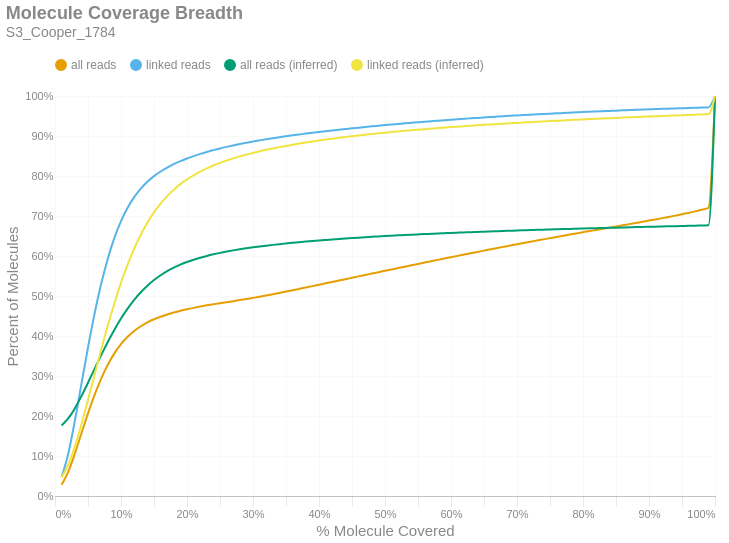

The code cell stored with this chart in its notebook:
### Markdown cell above
### Molecule Read Coverage
This chart shows molecule coverage breadth as computed by the number of bases aligned to that molecule. In other words, "*how much of each unique long molecule is actually sequenced/aligned?*" Keep in mind there is a distinction between sequences and alignments, since some sequences belonging to a particular molecule may not align well and wouldn't appear in the alignment data. This chart also shows molecule coverage breadth as computed by the *inferred fragment* from which the aligned sequences originate. Unlike read coverage, this calculation takes into account the total insert size, including unsequenced gaps between the forward and reverse reads. Like the previous figures, these are cumulative percents.

### Code cell
if SKIPLR:
    print_html(f"Skipped")
else:
    binned_df = consolidated_hist(valids['coverage_bp'], mask, 0.01, True)
    binned_df_inf = consolidated_hist(valids['coverage_inserts'], mask, 0.01, True)
    binned_df = binned_df.with_columns(pl.lit(binned_df_inf['all reads (cumsum)']).alias('all reads (inferred)'))
    binned_df = binned_df.with_columns(pl.lit(binned_df_inf['linked reads (cumsum)']).alias('linked reads (inferred)'))
    binned_df = binned_df.with_columns(
        (pl.col('bin').cast(pl.Float64) + 0.01).alias('right_edge')
    )

    with SafeRender(binned_df):
        (
            density_plot(binned_df, 'Molecule Coverage Breadth', samplename, 'molcov', ['all reads (inferred)','linked reads (inferred)'])
            .encode(
                #x=alt.X('bin:Q', title="% Molecule Covered").axis(format = '%').scale(padding=0),
                x=alt.X('right_edge:Q', title="% Molecule Covered").axis(format='%').scale(padding=0),
                y=alt.Y('value:Q', title='Percent of Molecules')
                    .axis(format='%')
                    .stack(False)
                    .scale(domainMin=0, padding=0),
                color=alt.Color("key:N").scale(domain = ["all reads", "linked reads", "all reads (inferred)", "linked reads (inferred)"]),
                tooltip = [
                    alt.Tooltip("key:N", title = "Data Type"),
                    alt.Tooltip("range_label:N", title="% Molecule Covered"),
                    alt.Tooltip("value:Q", format = ".2%", title="% Molecules")
                ]
            )
        ).display()

### Figure 1 — Vega-Lite specification as saved in the notebook (floating-point values rounded to 4 significant figures)
{"width": "container", "height": 400, "config": {"title": {"anchor": "start", "dy": -15, "fontSize": 18, "color": "#888888", "subtitleColor": "#888888", "subtitleFontSize": 14}, "arc": {"fill": "#0072B2"}, "axis": {"domainColor": "#888888", "domainWidth": 0.5, "gridWidth": 0.2, "grid": false, "titleFontWeight": 400, "titleFontSize": 15, "labelFontSize": 11, "labelColor": "#888888", "tickColor": "#888888", "tickWidth": 0.2, "titleColor": "#888888"}, "axisBand": {"grid": false}, "axisX": {"grid": true, "tickSize": 10, "domainCap": "round"}, "axisY": {"domain": false, "grid": true, "tickSize": 0, "domainCap": "round"}, "background": "transparent", "header": {"labelFontSize": 15, "labelColor": "#888888", "titleFontSize": 15, "titleFontWeight": 600, "titleColor": "#888888"}, "legend": {"labelFont": "sans-serif", "labelFontSize": 12, "labelColor": "#888888", "symbolSize": 100, "symbolType": "circle", "titleFontSize": 12, "titlePadding": 10, "titleColor": "#888888", "title": null, "orient": "top"}, "range": {"category": ["#E69F00", "#56B4E9", "#009E73", "#F0E442", "#0072B2", "#D55E00", "#CC79A7", "#000000"], "diverging": ["#cfe8f3", "#a2d4ec", "#73bfe2", "#46abdb", "#1696d2", "#12719e"]}, "area": {"fill": "#0072B2", "fillOpacity": 0.7, "line": true, "strokeOpacity": 0.7}, "line": {"color": "#0072B2", "stroke": "#0072B2", "strokeWidth": 2}, "trail": {"color": "#0072B2", "stroke": "#0072B2", "strokeWidth": 0, "size": 1}, "point": {"filled": true, "fillOpacity": 1.0, "size": 95}, "text": {"color": "#888888", "fontSize": 11, "align": "right", "fontWeight": 400, "size": 11}, "bar": {"fill": "#0072B2", "stroke": null}, "view": {"stroke": null, "continuousWidth": 660, "continuousHeight": 400}}, "data": {"name": "data-98b643c26333c3cdc74518d4c234049c"}, "mark": {"type": "line", "interpolate": "monotone", "point": {"opacity": 0, "size": 275}}, "encoding": {"color": {"field": "key", "scale": {"domain": ["all reads", "linked reads", "all reads (inferred)", "linked reads (inferred)"]}, "type": "nominal"}, "tooltip": [{"field": "key", "title": "Data Type", "type": "nominal"}, {"field": "range_label", "title": "% Molecule Covered", "type": "nominal"}, {"field": "value", "format": ".2%", "title": "% Molecules", "type": "quantitative"}], "x": {"axis": {"format": "%"}, "field": "right_edge", "scale": {"padding": 0}, "title": "% Molecule Covered", "type": "quantitative"}, "y": {"axis": {"format": "%"}, "field": "value", "scale": {"domainMin": 0, "padding": 0}, "stack": false, "title": "Percent of Molecules", "type": "quantitative"}}, "params": [{"name": "param_c36ac31b6afebe62", "select": {"type": "point", "fields": ["key"]}, "bind": "legend"}], "title": {"text": "Molecule Coverage Breadth", "subtitle": "S3_Cooper_1784"}, "transform": [{"fold": ["all reads (cumsum)", "linked reads (cumsum)", "all reads (inferred)", "linked reads (inferred)"]}, {"calculate": "replace(datum.key, ' (cumsum)', '')", "as": "key"}, {"filter": {"param": "param_c36ac31b6afebe62"}}], "usermeta": {"embedOptions": {"downloadFileName": "S3_Cooper_1784.molcov"}}, "$schema": "https://vega.github.io/schema/vega-lite/v6.1.0.json", "datasets": {"data-98b643c26333c3cdc74518d4c234049c": [{"bin": "0.0", "interval": "0.0-0.01", "all reads": 0.02823, "linked reads": 0.04739, "all reads (cumsum)": 0.02823, "linked reads (cumsum)": 0.04739, "range_label": "0.0-0.01", "all reads (inferred)": 0.1764, "linked reads (inferred)": 0.04669, "right_edge": 0.01}, {"bin": "0.01", "interval": "0.01-0.02", "all reads": 0.03209, "linked reads": 0.05778, "all reads (cumsum)": 0.06032, "linked reads (cumsum)": 0.1052, "range_label": "0.01-0.02", "all reads (inferred)": 0.1938, "linked reads (inferred)": 0.07772, "right_edge": 0.02}, {"bin": "0.02", "interval": "0.02-0.03", "all reads": 0.04519, "linked reads": 0.08206, "all reads (cumsum)": 0.1055, "linked reads (cumsum)": 0.1872, "range_label": "0.02-0.03", "all reads (inferred)": 0.219, "linked reads (inferred)": 0.1233, "right_edge": 0.03}, {"bin": "0.03", "interval": "0.03-0.04", "all reads": 0.05068, "linked reads": 0.09231, "all reads (cumsum)": 0.1562, "linked reads (cumsum)": 0.2795, "range_label": "0.03-0.04", "all reads (inferred)": 0.2496, "linked reads (inferred)": 0.1789, "right_edge": 0.04}, {"bin": "0.04", "interval": "0.04-0.05", "all reads": 0.05029, "linked reads": 0.09169, "all reads (cumsum)": 0.2065, "linked reads (cumsum)": 0.3712, "range_label": "0.04-0.05", "all reads (inferred)": 0.2831, "linked reads (inferred)": 0.24, "right_edge": 0.05}, {"bin": "0.05", "interval": "0.05-0.06", "all reads": 0.04641, "linked reads": 0.08466, "all reads (cumsum)": 0.2529, "linked reads (cumsum)": 0.4559, "range_label": "0.05-0.06", "all reads (inferred)": 0.3179, "linked reads (inferred)": 0.3034, "right_edge": 0.06}, {"bin": "0.06", "interval": "0.06-0.07", "all reads": 0.0408, "linked reads": 0.07448, "all reads (cumsum)": 0.2937, "linked reads (cumsum)": 0.5304, "range_label": "0.06-0.07", "all reads (inferred)": 0.3522, "linked reads (inferred)": 0.3661, "right_edge": 0.07}, {"bin": "0.07", "interval": "0.07-0.08", "all reads": 0.03454, "linked reads": 0.06299, "all reads (cumsum)": 0.3282, "linked reads (cumsum)": 0.5934, "range_label": "0.07-0.08", "all reads (inferred)": 0.385, "linked reads (inferred)": 0.426, "right_edge": 0.08}, {"bin": "0.08", "interval": "0.08-0.09", "all reads": 0.02842, "linked reads": 0.05182, "all reads (cumsum)": 0.3566, "linked reads (cumsum)": 0.6452, "range_label": "0.08-0.09", "all reads (inferred)": 0.4155, "linked reads (inferred)": 0.4818, "right_edge": 0.09}, {"bin": "0.09", "interval": "0.09-0.1", "all reads": 0.02303, "linked reads": 0.04193, "all reads (cumsum)": 0.3797, "linked reads (cumsum)": 0.6871, "range_label": "0.09-0.1", "all reads (inferred)": 0.4436, "linked reads (inferred)": 0.533, "right_edge": 0.1}, {"bin": "0.1", "interval": "0.1-0.11", "all reads": 0.0183, "linked reads": 0.03327, "all reads (cumsum)": 0.398, "linked reads (cumsum)": 0.7204, "range_label": "0.1-0.11", "all reads (inferred)": 0.4684, "linked reads (inferred)": 0.5784, "right_edge": 0.11}, {"bin": "0.11", "interval": "0.11-0.12", "all reads": 0.0147, "linked reads": 0.02669, "all reads (cumsum)": 0.4127, "linked reads (cumsum)": 0.7471, "range_label": "0.11-0.12", "all reads (inferred)": 0.4903, "linked reads (inferred)": 0.6184, "right_edge": 0.12}, {"bin": "0.12", "interval": "0.12-0.13", "all reads": 0.01174, "linked reads": 0.02123, "all reads (cumsum)": 0.4244, "linked reads (cumsum)": 0.7683, "range_label": "0.12-0.13", "all reads (inferred)": 0.5094, "linked reads (inferred)": 0.6533, "right_edge": 0.13}, {"bin": "0.13", "interval": "0.13-0.14", "all reads": 0.009505, "linked reads": 0.01719, "all reads (cumsum)": 0.4339, "linked reads (cumsum)": 0.7855, "range_label": "0.13-0.14", "all reads (inferred)": 0.5259, "linked reads (inferred)": 0.6834, "right_edge": 0.14}, {"bin": "0.14", "interval": "0.14-0.15", "all reads": 0.007852, "linked reads": 0.01414, "all reads (cumsum)": 0.4418, "linked reads (cumsum)": 0.7996, "range_label": "0.14-0.15", "all reads (inferred)": 0.5399, "linked reads (inferred)": 0.7091, "right_edge": 0.15}, {"bin": "0.15", "interval": "0.15-0.16", "all reads": 0.006451, "linked reads": 0.01155, "all reads (cumsum)": 0.4482, "linked reads (cumsum)": 0.8112, "range_label": "0.15-0.16", "all reads (inferred)": 0.552, "linked reads (inferred)": 0.7311, "right_edge": 0.16}, {"bin": "0.16", "interval": "0.16-0.17", "all reads": 0.00555, "linked reads": 0.009857, "all reads (cumsum)": 0.4538, "linked reads (cumsum)": 0.8211, "range_label": "0.16-0.17", "all reads (inferred)": 0.5623, "linked reads (inferred)": 0.7498, "right_edge": 0.17}, {"bin": "0.17", "interval": "0.17-0.18", "all reads": 0.004833, "linked reads": 0.008522, "all reads (cumsum)": 0.4586, "linked reads (cumsum)": 0.8296, "range_label": "0.17-0.18", "all reads (inferred)": 0.5711, "linked reads (inferred)": 0.7659, "right_edge": 0.18}, {"bin": "0.18", "interval": "0.18-0.19", "all reads": 0.004313, "linked reads": 0.007498, "all reads (cumsum)": 0.4629, "linked reads (cumsum)": 0.8371, "range_label": "0.18-0.19", "all reads (inferred)": 0.5786, "linked reads (inferred)": 0.7796, "right_edge": 0.19}, {"bin": "0.19", "interval": "0.19-0.2", "all reads": 0.003885, "linked reads": 0.00666, "all reads (cumsum)": 0.4668, "linked reads (cumsum)": 0.8437, "range_label": "0.19-0.2", "all reads (inferred)": 0.5851, "linked reads (inferred)": 0.7914, "right_edge": 0.2}, {"bin": "0.2", "interval": "0.2-0.21", "all reads": 0.003539, "linked reads": 0.00603, "all reads (cumsum)": 0.4703, "linked reads (cumsum)": 0.8498, "range_label": "0.2-0.21", "all reads (inferred)": 0.5907, "linked reads (inferred)": 0.8016, "right_edge": 0.21}, {"bin": "0.21", "interval": "0.21-0.22", "all reads": 0.003252, "linked reads": 0.005441, "all reads (cumsum)": 0.4736, "linked reads (cumsum)": 0.8552, "range_label": "0.21-0.22", "all reads (inferred)": 0.5957, "linked reads (inferred)": 0.8108, "right_edge": 0.22}, {"bin": "0.22", "interval": "0.22-0.23", "all reads": 0.003041, "linked reads": 0.004998, "all reads (cumsum)": 0.4766, "linked reads (cumsum)": 0.8602, "range_label": "0.22-0.23", "all reads (inferred)": 0.6002, "linked reads (inferred)": 0.8189, "right_edge": 0.23}, {"bin": "0.23", "interval": "0.23-0.24", "all reads": 0.002775, "linked reads": 0.004488, "all reads (cumsum)": 0.4794, "linked reads (cumsum)": 0.8647, "range_label": "0.23-0.24", "all reads (inferred)": 0.6042, "linked reads (inferred)": 0.8262, "right_edge": 0.24}, {"bin": "0.24", "interval": "0.24-0.25", "all reads": 0.002699, "linked reads": 0.004278, "all reads (cumsum)": 0.4821, "linked reads (cumsum)": 0.869, "range_label": "0.24-0.25", "all reads (inferred)": 0.6078, "linked reads (inferred)": 0.8328, "right_edge": 0.25}, {"bin": "0.25", "interval": "0.25-0.26", "all reads": 0.002515, "linked reads": 0.003871, "all reads (cumsum)": 0.4846, "linked reads (cumsum)": 0.8728, "range_label": "0.25-0.26", "all reads (inferred)": 0.6111, "linked reads (inferred)": 0.8386, "right_edge": 0.26}, {"bin": "0.26", "interval": "0.26-0.27", "all reads": 0.00253, "linked reads": 0.003631, "all reads (cumsum)": 0.4872, "linked reads (cumsum)": 0.8765, "range_label": "0.26-0.27", "all reads (inferred)": 0.6141, "linked reads (inferred)": 0.844, "right_edge": 0.27}, {"bin": "0.27", "interval": "0.27-0.28", "all reads": 0.002601, "linked reads": 0.003412, "all reads (cumsum)": 0.4898, "linked reads (cumsum)": 0.8799, "range_label": "0.27-0.28", "all reads (inferred)": 0.6168, "linked reads (inferred)": 0.8491, "right_edge": 0.28}, {"bin": "0.28", "interval": "0.28-0.29", "all reads": 0.002701, "linked reads": 0.003226, "all reads (cumsum)": 0.4925, "linked reads (cumsum)": 0.8831, "range_label": "0.28-0.29", "all reads (inferred)": 0.6193, "linked reads (inferred)": 0.8535, "right_edge": 0.29}, {"bin": "0.29", "interval": "0.29-0.3", "all reads": 0.002864, "linked reads": 0.003108, "all reads (cumsum)": 0.4953, "linked reads (cumsum)": 0.8862, "range_label": "0.29-0.3", "all reads (inferred)": 0.6216, "linked reads (inferred)": 0.8577, "right_edge": 0.3}, {"bin": "0.3", "interval": "0.3-0.31", "all reads": 0.002935, "linked reads": 0.002847, "all reads (cumsum)": 0.4983, "linked reads (cumsum)": 0.8891, "range_label": "0.3-0.31", "all reads (inferred)": 0.6238, "linked reads (inferred)": 0.8616, "right_edge": 0.31}, {"bin": "0.31", "interval": "0.31-0.32", "all reads": 0.003058, "linked reads": 0.002751, "all reads (cumsum)": 0.5013, "linked reads (cumsum)": 0.8918, "range_label": "0.31-0.32", "all reads (inferred)": 0.6259, "linked reads (inferred)": 0.8654, "right_edge": 0.32}, {"bin": "0.32", "interval": "0.32-0.33", "all reads": 0.003122, "linked reads": 0.002601, "all reads (cumsum)": 0.5044, "linked reads (cumsum)": 0.8944, "range_label": "0.32-0.33", "all reads (inferred)": 0.6278, "linked reads (inferred)": 0.8689, "right_edge": 0.33}, {"bin": "0.33", "interval": "0.33-0.34", "all reads": 0.003243, "linked reads": 0.002526, "all reads (cumsum)": 0.5077, "linked reads (cumsum)": 0.8969, "range_label": "0.33-0.34", "all reads (inferred)": 0.6297, "linked reads (inferred)": 0.8722, "right_edge": 0.34}, {"bin": "0.34", "interval": "0.34-0.35", "all reads": 0.003357, "linked reads": 0.002468, "all reads (cumsum)": 0.511, "linked reads (cumsum)": 0.8994, "range_label": "0.34-0.35", "all reads (inferred)": 0.6313, "linked reads (inferred)": 0.8752, "right_edge": 0.35}, {"bin": "0.35", "interval": "0.35-0.36", "all reads": 0.003344, "linked reads": 0.002314, "all reads (cumsum)": 0.5144, "linked reads (cumsum)": 0.9017, "range_label": "0.35-0.36", "all reads (inferred)": 0.633, "linked reads (inferred)": 0.8782, "right_edge": 0.36}, {"bin": "0.36", "interval": "0.36-0.37", "all reads": 0.003369, "linked reads": 0.002168, "all reads (cumsum)": 0.5177, "linked reads (cumsum)": 0.9039, "range_label": "0.36-0.37", "all reads (inferred)": 0.6346, "linked reads (inferred)": 0.881, "right_edge": 0.37}, {"bin": "0.37", "interval": "0.37-0.38", "all reads": 0.003404, "linked reads": 0.002095, "all reads (cumsum)": 0.5212, "linked reads (cumsum)": 0.906, "range_label": "0.37-0.38", "all reads (inferred)": 0.636, "linked reads (inferred)": 0.8837, "right_edge": 0.38}, {"bin": "0.38", "interval": "0.38-0.39", "all reads": 0.003481, "linked reads": 0.002096, "all reads (cumsum)": 0.5246, "linked reads (cumsum)": 0.9081, "range_label": "0.38-0.39", "all reads (inferred)": 0.6374, "linked reads (inferred)": 0.8862, "right_edge": 0.39}, {"bin": "0.39", "interval": "0.39-0.4", "all reads": 0.003553, "linked reads": 0.002022, "all reads (cumsum)": 0.5282, "linked reads (cumsum)": 0.9101, "range_label": "0.39-0.4", "all reads (inferred)": 0.6388, "linked reads (inferred)": 0.8887, "right_edge": 0.4}, {"bin": "0.4", "interval": "0.4-0.41", "all reads": 0.003445, "linked reads": 0.001906, "all reads (cumsum)": 0.5316, "linked reads (cumsum)": 0.912, "range_label": "0.4-0.41", "all reads (inferred)": 0.6401, "linked reads (inferred)": 0.891, "right_edge": 0.41}, {"bin": "0.41", "interval": "0.41-0.42", "all reads": 0.003479, "linked reads": 0.001861, "all reads (cumsum)": 0.5351, "linked reads (cumsum)": 0.9139, "range_label": "0.41-0.42", "all reads (inferred)": 0.6414, "linked reads (inferred)": 0.8933, "right_edge": 0.42}, {"bin": "0.42", "interval": "0.42-0.43", "all reads": 0.003465, "linked reads": 0.001795, "all reads (cumsum)": 0.5386, "linked reads (cumsum)": 0.9157, "range_label": "0.42-0.43", "all reads (inferred)": 0.6426, "linked reads (inferred)": 0.8955, "right_edge": 0.43}, {"bin": "0.43", "interval": "0.43-0.44", "all reads": 0.003426, "linked reads": 0.001747, "all reads (cumsum)": 0.542, "linked reads (cumsum)": 0.9174, "range_label": "0.43-0.44", "all reads (inferred)": 0.6438, "linked reads (inferred)": 0.8975, "right_edge": 0.44}, {"bin": "0.44", "interval": "0.44-0.45", "all reads": 0.003521, "linked reads": 0.001726, "all reads (cumsum)": 0.5455, "linked reads (cumsum)": 0.9191, "range_label": "0.44-0.45", "all reads (inferred)": 0.6449, "linked reads (inferred)": 0.8995, "right_edge": 0.45}, {"bin": "0.45", "interval": "0.45-0.46", "all reads": 0.003497, "linked reads": 0.001657, "all reads (cumsum)": 0.549, "linked reads (cumsum)": 0.9208, "range_label": "0.45-0.46", "all reads (inferred)": 0.6459, "linked reads (inferred)": 0.9014, "right_edge": 0.46}, {"bin": "0.46", "interval": "0.46-0.47", "all reads": 0.003463, "linked reads": 0.001669, "all reads (cumsum)": 0.5525, "linked reads (cumsum)": 0.9225, "range_label": "0.46-0.47", "all reads (inferred)": 0.6469, "linked reads (inferred)": 0.9032, "right_edge": 0.47}, {"bin": "0.47", "interval": "0.47-0.48", "all reads": 0.003532, "linked reads": 0.001608, "all reads (cumsum)": 0.556, "linked reads (cumsum)": 0.9241, "range_label": "0.47-0.48", "all reads (inferred)": 0.6479, "linked reads (inferred)": 0.905, "right_edge": 0.48}, {"bin": "0.48", "interval": "0.48-0.49", "all reads": 0.003409, "linked reads": 0.001574, "all reads (cumsum)": 0.5594, "linked reads (cumsum)": 0.9257, "range_label": "0.48-0.49", "all reads (inferred)": 0.6489, "linked reads (inferred)": 0.9066, "right_edge": 0.49}, {"bin": "0.49", "interval": "0.49-0.5", "all reads": 0.003717, "linked reads": 0.001574, "all reads (cumsum)": 0.5631, "linked reads (cumsum)": 0.9272, "range_label": "0.49-0.5", "all reads (inferred)": 0.6498, "linked reads (inferred)": 0.9083, "right_edge": 0.5}, {"bin": "0.5", "interval": "0.5-0.51", "all reads": 0.003223, "linked reads": 0.001452, "all reads (cumsum)": 0.5664, "linked reads (cumsum)": 0.9287, "range_label": "0.5-0.51", "all reads (inferred)": 0.6507, "linked reads (inferred)": 0.9099, "right_edge": 0.51}, {"bin": "0.51", "interval": "0.51-0.52", "all reads": 0.00355, "linked reads": 0.001464, "all reads (cumsum)": 0.5699, "linked reads (cumsum)": 0.9301, "range_label": "0.51-0.52", "all reads (inferred)": 0.6516, "linked reads (inferred)": 0.9114, "right_edge": 0.52}, {"bin": "0.52", "interval": "0.52-0.53", "all reads": 0.003397, "linked reads": 0.001439, "all reads (cumsum)": 0.5733, "linked reads (cumsum)": 0.9316, "range_label": "0.52-0.53", "all reads (inferred)": 0.6524, "linked reads (inferred)": 0.913, "right_edge": 0.53}, {"bin": "0.53", "interval": "0.53-0.54", "all reads": 0.003448, "linked reads": 0.001385, "all reads (cumsum)": 0.5768, "linked reads (cumsum)": 0.933, "range_label": "0.53-0.54", "all reads (inferred)": 0.6532, "linked reads (inferred)": 0.9144, "right_edge": 0.54}, {"bin": "0.54", "interval": "0.54-0.55", "all reads": 0.003406, "linked reads": 0.001374, "all reads (cumsum)": 0.5802, "linked reads (cumsum)": 0.9343, "range_label": "0.54-0.55", "all reads (inferred)": 0.654, "linked reads (inferred)": 0.9158, "right_edge": 0.55}, {"bin": "0.55", "interval": "0.55-0.56", "all reads": 0.003489, "linked reads": 0.00136, "all reads (cumsum)": 0.5837, "linked reads (cumsum)": 0.9357, "range_label": "0.55-0.56", "all reads (inferred)": 0.6548, "linked reads (inferred)": 0.9172, "right_edge": 0.56}, {"bin": "0.56", "interval": "0.56-0.57", "all reads": 0.003433, "linked reads": 0.001319, "all reads (cumsum)": 0.5871, "linked reads (cumsum)": 0.937, "range_label": "0.56-0.57", "all reads (inferred)": 0.6555, "linked reads (inferred)": 0.9184, "right_edge": 0.57}, {"bin": "0.57", "interval": "0.57-0.58", "all reads": 0.003264, "linked reads": 0.001236, "all reads (cumsum)": 0.5904, "linked reads (cumsum)": 0.9383, "range_label": "0.57-0.58", "all reads (inferred)": 0.6563, "linked reads (inferred)": 0.9197, "right_edge": 0.58}, {"bin": "0.58", "interval": "0.58-0.59", "all reads": 0.003397, "linked reads": 0.001219, "all reads (cumsum)": 0.5937, "linked reads (cumsum)": 0.9395, "range_label": "0.58-0.59", "all reads (inferred)": 0.657, "linked reads (inferred)": 0.921, "right_edge": 0.59}, {"bin": "0.59", "interval": "0.59-0.6", "all reads": 0.00338, "linked reads": 0.001195, "all reads (cumsum)": 0.5971, "linked reads (cumsum)": 0.9407, "range_label": "0.59-0.6", "all reads (inferred)": 0.6577, "linked reads (inferred)": 0.9222, "right_edge": 0.6}, {"bin": "0.6", "interval": "0.6-0.61", "all reads": 0.003205, "linked reads": 0.00117, "all reads (cumsum)": 0.6003, "linked reads (cumsum)": 0.9418, "range_label": "0.6-0.61", "all reads (inferred)": 0.6584, "linked reads (inferred)": 0.9234, "right_edge": 0.61}, {"bin": "0.61", "interval": "0.61-0.62", "all reads": 0.003327, "linked reads": 0.001139, "all reads (cumsum)": 0.6037, "linked reads (cumsum)": 0.943, "range_label": "0.61-0.62", "all reads (inferred)": 0.659, "linked reads (inferred)": 0.9246, "right_edge": 0.62}, {"bin": "0.62", "interval": "0.62-0.63", "all reads": 0.0033, "linked reads": 0.001153, "all reads (cumsum)": 0.607, "linked reads (cumsum)": 0.9441, "range_label": "0.62-0.63", "all reads (inferred)": 0.6597, "linked reads (inferred)": 0.9257, "right_edge": 0.63}, {"bin": "0.63", "interval": "0.63-0.64", "all reads": 0.00326, "linked reads": 0.001099, "all reads (cumsum)": 0.6102, "linked reads (cumsum)": 0.9452, "range_label": "0.63-0.64", "all reads (inferred)": 0.6603, "linked reads (inferred)": 0.9268, "right_edge": 0.64}, {"bin": "0.64", "interval": "0.64-0.65", "all reads": 0.003229, "linked reads": 0.001108, "all reads (cumsum)": 0.6135, "linked reads (cumsum)": 0.9463, "range_label": "0.64-0.65", "all reads (inferred)": 0.6609, "linked reads (inferred)": 0.9279, "right_edge": 0.65}, {"bin": "0.65", "interval": "0.65-0.66", "all reads": 0.003317, "linked reads": 0.0011, "all reads (cumsum)": 0.6168, "linked reads (cumsum)": 0.9474, "range_label": "0.65-0.66", "all reads (inferred)": 0.6615, "linked reads (inferred)": 0.9289, "right_edge": 0.66}, {"bin": "0.66", "interval": "0.66-0.67", "all reads": 0.00316, "linked reads": 0.001041, "all reads (cumsum)": 0.6199, "linked reads (cumsum)": 0.9485, "range_label": "0.66-0.67", "all reads (inferred)": 0.6621, "linked reads (inferred)": 0.9299, "right_edge": 0.67}, {"bin": "0.67", "interval": "0.67-0.68", "all reads": 0.003145, "linked reads": 0.001022, "all reads (cumsum)": 0.6231, "linked reads (cumsum)": 0.9495, "range_label": "0.67-0.68", "all reads (inferred)": 0.6626, "linked reads (inferred)": 0.9309, "right_edge": 0.68}, {"bin": "0.68", "interval": "0.68-0.69", "all reads": 0.00314, "linked reads": 0.001002, "all reads (cumsum)": 0.6262, "linked reads (cumsum)": 0.9505, "range_label": "0.68-0.69", "all reads (inferred)": 0.6632, "linked reads (inferred)": 0.9318, "right_edge": 0.69}, {"bin": "0.69", "interval": "0.69-0.7", "all reads": 0.003142, "linked reads": 0.0009276, "all reads (cumsum)": 0.6294, "linked reads (cumsum)": 0.9514, "range_label": "0.69-0.7", "all reads (inferred)": 0.6637, "linked reads (inferred)": 0.9328, "right_edge": 0.7}, {"bin": "0.7", "interval": "0.7-0.71", "all reads": 0.003026, "linked reads": 0.0009444, "all reads (cumsum)": 0.6324, "linked reads (cumsum)": 0.9524, "range_label": "0.7-0.71", "all reads (inferred)": 0.6643, "linked reads (inferred)": 0.9337, "right_edge": 0.71}, {"bin": "0.71", "interval": "0.71-0.72", "all reads": 0.003054, "linked reads": 0.0009109, "all reads (cumsum)": 0.6354, "linked reads (cumsum)": 0.9533, "range_label": "0.71-0.72", "all reads (inferred)": 0.6648, "linked reads (inferred)": 0.9346, "right_edge": 0.72}, {"bin": "0.72", "interval": "0.72-0.73", "all reads": 0.003078, "linked reads": 0.0008879, "all reads (cumsum)": 0.6385, "linked reads (cumsum)": 0.9542, "range_label": "0.72-0.73", "all reads (inferred)": 0.6653, "linked reads (inferred)": 0.9356, "right_edge": 0.73}, {"bin": "0.73", "interval": "0.73-0.74", "all reads": 0.003068, "linked reads": 0.0009009, "all reads (cumsum)": 0.6416, "linked reads (cumsum)": 0.9551, "range_label": "0.73-0.74", "all reads (inferred)": 0.6658, "linked reads (inferred)": 0.9364, "right_edge": 0.74}, {"bin": "0.74", "interval": "0.74-0.75", "all reads": 0.003111, "linked reads": 0.0008413, "all reads (cumsum)": 0.6447, "linked reads (cumsum)": 0.9559, "range_label": "0.74-0.75", "all reads (inferred)": 0.6663, "linked reads (inferred)": 0.9373, "right_edge": 0.75}, {"bin": "0.75", "interval": "0.75-0.76", "all reads": 0.002896, "linked reads": 0.0007712, "all reads (cumsum)": 0.6476, "linked reads (cumsum)": 0.9567, "range_label": "0.75-0.76", "all reads (inferred)": 0.6668, "linked reads (inferred)": 0.9382, "right_edge": 0.76}, {"bin": "0.76", "interval": "0.76-0.77", "all reads": 0.00294, "linked reads": 0.0008332, "all reads (cumsum)": 0.6505, "linked reads (cumsum)": 0.9575, "range_label": "0.76-0.77", "all reads (inferred)": 0.6673, "linked reads (inferred)": 0.939, "right_edge": 0.77}, {"bin": "0.77", "interval": "0.77-0.78", "all reads": 0.002986, "linked reads": 0.0007923, "all reads (cumsum)": 0.6535, "linked reads (cumsum)": 0.9583, "range_label": "0.77-0.78", "all reads (inferred)": 0.6678, "linked reads (inferred)": 0.9398, "right_edge": 0.78}, {"bin": "0.78", "interval": "0.78-0.79", "all reads": 0.002915, "linked reads": 0.0007854, "all reads (cumsum)": 0.6564, "linked reads (cumsum)": 0.9591, "range_label": "0.78-0.79", "all reads (inferred)": 0.6683, "linked reads (inferred)": 0.9406, "right_edge": 0.79}, {"bin": "0.79", "interval": "0.79-0.8", "all reads": 0.003067, "linked reads": 0.0008003, "all reads (cumsum)": 0.6595, "linked reads (cumsum)": 0.9599, "range_label": "0.79-0.8", "all reads (inferred)": 0.6687, "linked reads (inferred)": 0.9414, "right_edge": 0.8}, {"bin": "0.8", "interval": "0.8-0.81", "all reads": 0.002746, "linked reads": 0.0007053, "all reads (cumsum)": 0.6622, "linked reads (cumsum)": 0.9606, "range_label": "0.8-0.81", "all reads (inferred)": 0.6692, "linked reads (inferred)": 0.9422, "right_edge": 0.81}, {"bin": "0.81", "interval": "0.81-0.82", "all reads": 0.002888, "linked reads": 0.0007389, "all reads (cumsum)": 0.6651, "linked reads (cumsum)": 0.9613, "range_label": "0.81-0.82", "all reads (inferred)": 0.6696, "linked reads (inferred)": 0.943, "right_edge": 0.82}, {"bin": "0.82", "interval": "0.82-0.83", "all reads": 0.002866, "linked reads": 0.0006929, "all reads (cumsum)": 0.668, "linked reads (cumsum)": 0.962, "range_label": "0.82-0.83", "all reads (inferred)": 0.6701, "linked reads (inferred)": 0.9437, "right_edge": 0.83}, {"bin": "0.83", "interval": "0.83-0.84", "all reads": 0.002915, "linked reads": 0.000714, "all reads (cumsum)": 0.6709, "linked reads (cumsum)": 0.9627, "range_label": "0.83-0.84", "all reads (inferred)": 0.6705, "linked reads (inferred)": 0.9445, "right_edge": 0.84}, {"bin": "0.84", "interval": "0.84-0.85", "all reads": 0.002878, "linked reads": 0.0006793, "all reads (cumsum)": 0.6738, "linked reads (cumsum)": 0.9634, "range_label": "0.84-0.85", "all reads (inferred)": 0.6709, "linked reads (inferred)": 0.9452, "right_edge": 0.85}, {"bin": "0.85", "interval": "0.85-0.86", "all reads": 0.003006, "linked reads": 0.0007221, "all reads (cumsum)": 0.6768, "linked reads (cumsum)": 0.9641, "range_label": "0.85-0.86", "all reads (inferred)": 0.6714, "linked reads (inferred)": 0.946, "right_edge": 0.86}, {"bin": "0.86", "interval": "0.86-0.87", "all reads": 0.002868, "linked reads": 0.0006563, "all reads (cumsum)": 0.6797, "linked reads (cumsum)": 0.9648, "range_label": "0.86-0.87", "all reads (inferred)": 0.6718, "linked reads (inferred)": 0.9467, "right_edge": 0.87}, {"bin": "0.87", "interval": "0.87-0.88", "all reads": 0.002962, "linked reads": 0.0006693, "all reads (cumsum)": 0.6826, "linked reads (cumsum)": 0.9655, "range_label": "0.87-0.88", "all reads (inferred)": 0.6722, "linked reads (inferred)": 0.9474, "right_edge": 0.88}, {"bin": "0.88", "interval": "0.88-0.89", "all reads": 0.002904, "linked reads": 0.0006035, "all reads (cumsum)": 0.6855, "linked reads (cumsum)": 0.9661, "range_label": "0.88-0.89", "all reads (inferred)": 0.6726, "linked reads (inferred)": 0.9481, "right_edge": 0.89}, {"bin": "0.89", "interval": "0.89-0.9", "all reads": 0.003048, "linked reads": 0.0006333, "all reads (cumsum)": 0.6886, "linked reads (cumsum)": 0.9667, "range_label": "0.89-0.9", "all reads (inferred)": 0.673, "linked reads (inferred)": 0.9488, "right_edge": 0.9}, {"bin": "0.9", "interval": "0.9-0.91", "all reads": 0.002844, "linked reads": 0.0005476, "all reads (cumsum)": 0.6914, "linked reads (cumsum)": 0.9673, "range_label": "0.9-0.91", "all reads (inferred)": 0.6734, "linked reads (inferred)": 0.9495, "right_edge": 0.91}, {"bin": "0.91", "interval": "0.91-0.92", "all reads": 0.003246, "linked reads": 0.0005998, "all reads (cumsum)": 0.6947, "linked reads (cumsum)": 0.9679, "range_label": "0.91-0.92", "all reads (inferred)": 0.6738, "linked reads (inferred)": 0.9501, "right_edge": 0.92}, {"bin": "0.92", "interval": "0.92-0.93", "all reads": 0.003028, "linked reads": 0.0005451, "all reads (cumsum)": 0.6977, "linked reads (cumsum)": 0.9684, "range_label": "0.92-0.93", "all reads (inferred)": 0.6742, "linked reads (inferred)": 0.9507, "right_edge": 0.93}, {"bin": "0.93", "interval": "0.93-0.94", "all reads": 0.003264, "linked reads": 0.0005464, "all reads (cumsum)": 0.701, "linked reads (cumsum)": 0.969, "range_label": "0.93-0.94", "all reads (inferred)": 0.6746, "linked reads (inferred)": 0.9514, "right_edge": 0.94}, {"bin": "0.94", "interval": "0.94-0.95", "all reads": 0.003658, "linked reads": 0.0005184, "all reads (cumsum)": 0.7046, "linked reads (cumsum)": 0.9695, "range_label": "0.94-0.95", "all reads (inferred)": 0.675, "linked reads (inferred)": 0.952, "right_edge": 0.95}, {"bin": "0.95", "interval": "0.95-0.96", "all reads": 0.003089, "linked reads": 0.0005222, "all reads (cumsum)": 0.7077, "linked reads (cumsum)": 0.97, "range_label": "0.95-0.96", "all reads (inferred)": 0.6754, "linked reads (inferred)": 0.9527, "right_edge": 0.96}, {"bin": "0.96", "interval": "0.96-0.97", "all reads": 0.003895, "linked reads": 0.0005091, "all reads (cumsum)": 0.7116, "linked reads (cumsum)": 0.9705, "range_label": "0.96-0.97", "all reads (inferred)": 0.6758, "linked reads (inferred)": 0.9534, "right_edge": 0.97}, {"bin": "0.97", "interval": "0.97-0.98", "all reads": 0.004177, "linked reads": 0.0004918, "all reads (cumsum)": 0.7158, "linked reads (cumsum)": 0.971, "range_label": "0.97-0.98", "all reads (inferred)": 0.6763, "linked reads (inferred)": 0.954, "right_edge": 0.98}, {"bin": "0.98", "interval": "0.98-0.99", "all reads": 0.004551, "linked reads": 0.0005129, "all reads (cumsum)": 0.7203, "linked reads (cumsum)": 0.9715, "range_label": "0.98-0.99", "all reads (inferred)": 0.6767, "linked reads (inferred)": 0.9545, "right_edge": 0.99}, {"bin": "0.99", "interval": "0.99-1.0", "all reads": 0.2797, "linked reads": 0.02849, "all reads (cumsum)": 1.0, "linked reads (cumsum)": 1.0, "range_label": "0.99-1.0", "all reads (inferred)": 1.0, "linked reads (inferred)": 1.0, "right_edge": 1.0}]}}
